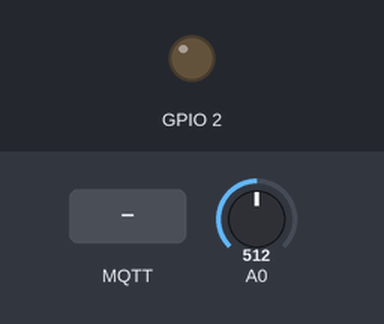
A sketch run on a simulated ESP8266 (NodeMCU). On the bench: output pins drawn as LEDs (lit = HIGH). Inputs (shaded band) come from the test bench; at power-on: A0 = 512. WiFi joins after 1.5 s; servers stay silent unless stated; random numbers use the default seed unless the sketch sets one; no MQTT or app messages arrive unless stated; what the sketch prints to the serial monitor is not drawn.

Above: at 2.7 s.
2.8 s: MQTT message "0" arrives on the first subscribed topic
At 3.1 s:
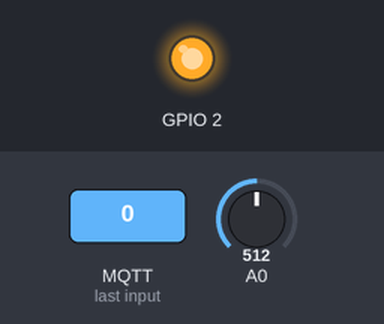
8.0 s: MQTT message "1" arrives on the first subscribed topic
At 8.3 s:
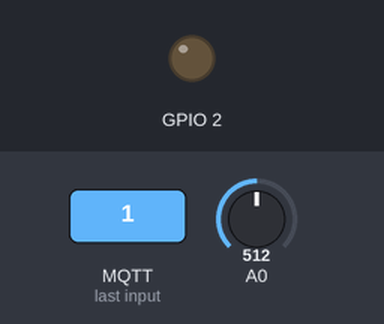
9.5 s: MQTT message "2" arrives on the first subscribed topic
At 10.6 s:
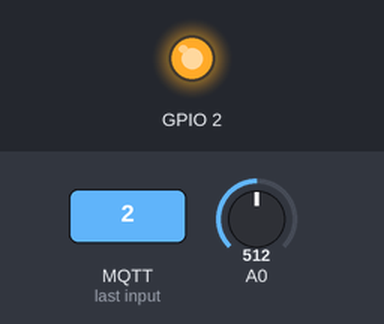
Timing chart, 0 to 12.0 s (numbered marks = the images above; inputs shaded):
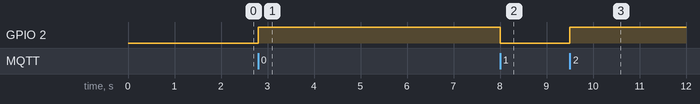

Measured:
- after the input at 2.8 s, GPIO 2: LOW → HIGH at once
- after the input at 8.0 s, GPIO 2: HIGH → LOW at once
- after the input at 9.5 s, GPIO 2: LOW → HIGH at once

The sketch:

nodemcu_hivemq.ino
```cpp
#include <ESP8266WiFi.h>
#include <PubSubClient.h>
#include <WiFiClientSecure.h>

// CONFIGURAÇÕES DO WIFI
const char* ssid = "HELIOHOME";
const char* password = "h3l10home";

// CONFIGURAÇÕES DE CONEXÃO COM O BROKER HIVEMQ
const char* mqtt_server = "7f5f4c2627724c69ace02edae5d1f6c5.s1.eu.hivemq.cloud"; // replace with your broker url
const char* mqtt_username = "MACK32055781";
const char* mqtt_password = "1234mack";
const int mqtt_port =8883;


//=====================
//== CONFIGS GLOBAIS ==
//=====================

int valorluz = 0;
int valorluzfinal = 0;
WiFiClientSecure espClient;
PubSubClient client(espClient);
unsigned long lastMsg = 0;
#define MSG_BUFFER_SIZE	(50)
char msg[MSG_BUFFER_SIZE];
int sensor1 = 0;
const char* estadoC = 0;
int command1 =0;
const char* topico1= "MACK32055781_1";
const char*  topico2="MACK32055781_2";
const char* topico_comando="command1";


//===================
//== conectar wifi ==
//===================

void setup_wifi() {
  delay(10);
  Serial.print("\nConnecting to ");
  Serial.println(ssid);

  WiFi.mode(WIFI_STA);
  WiFi.begin(ssid, password);

  while (WiFi.status() != WL_CONNECTED) {
    delay(500);
    Serial.print(".");
  }
  randomSeed(micros());
  Serial.println("\nWiFi connected\nIP address: ");
  Serial.println(WiFi.localIP());
}


//===============
//== reconnect ==
//===============

void reconnect() {
  // Loop until we're reconnected
  while (!client.connected()) {
    Serial.print("Attempting MQTT connection...");
    String clientId = "ESP8266ClientMCK-";
    clientId += String(random(0xffff), HEX);
    // Attempt to connect
    if (client.connect(clientId.c_str(), mqtt_username, mqtt_password)) {
      Serial.println("connected");

      client.subscribe(topico_comando);
    } else {
      Serial.print("failed, rc=");
      Serial.print(client.state());
      Serial.println(" try again in 5 seconds");
      delay(5000);
    }
  }
}

//===========
//== setup ==
//===========

void setup() {
  Serial.begin(9600);
  while (!Serial) delay(1);
  setup_wifi();
  pinMode(2, OUTPUT);

  //CONEXÃO SEGURA OU INSEGURA (COM OU SEM CERTIFICADO)
  #ifdef ESP8266
    espClient.setInsecure();
  #else   // for the ESP32
    espClient.setCACert(root_ca);
  #endif

  client.setServer(mqtt_server, mqtt_port);
  client.setCallback(callback);
}


//==========
//== loop ==
//==========

void loop() {

  if (!client.connected()) reconnect();
  client.loop();

  valorluz= analogRead (A0);
  valorluzfinal= valorluz-300;

  unsigned long now = millis();
  if (now - lastMsg > 5000) {
    lastMsg = now;
    sensor1= valorluzfinal;
    if((valorluzfinal) < 700){
      estadoC = "FECHADA";
      }
    else {
      estadoC = "ABERTA";
      }
    publishMessage(topico1,String(sensor1),true);
    publishMessage(topico2,String(estadoC),true);

  }
}

//============================
//=== PUBLICANDO MENSAGENS ===
//============================
void publishMessage(const char* topic, String payload , boolean retained){
  if (client.publish(topic, payload.c_str(), true))
      Serial.println("Message publised ["+String(topic)+"]: "+payload);
}

//========================================
//=== CALLBACK DAS MENSAGENS DO BROKER ===
//========================================
void callback(char* topic, byte* payload, unsigned int length) {
  String incommingMessage = "";
  for (int i = 0; i < length; i++) incommingMessage+=(char)payload[i];

  Serial.println("Message arrived ["+String(topic)+"]"+incommingMessage);
    if( strcmp(topic,topico_comando) == 0){
     if (incommingMessage.equals("1")) digitalWrite(2, LOW);   // Turn the LED on
     else digitalWrite(2, HIGH);  // Turn the LED off
  }
}
```
